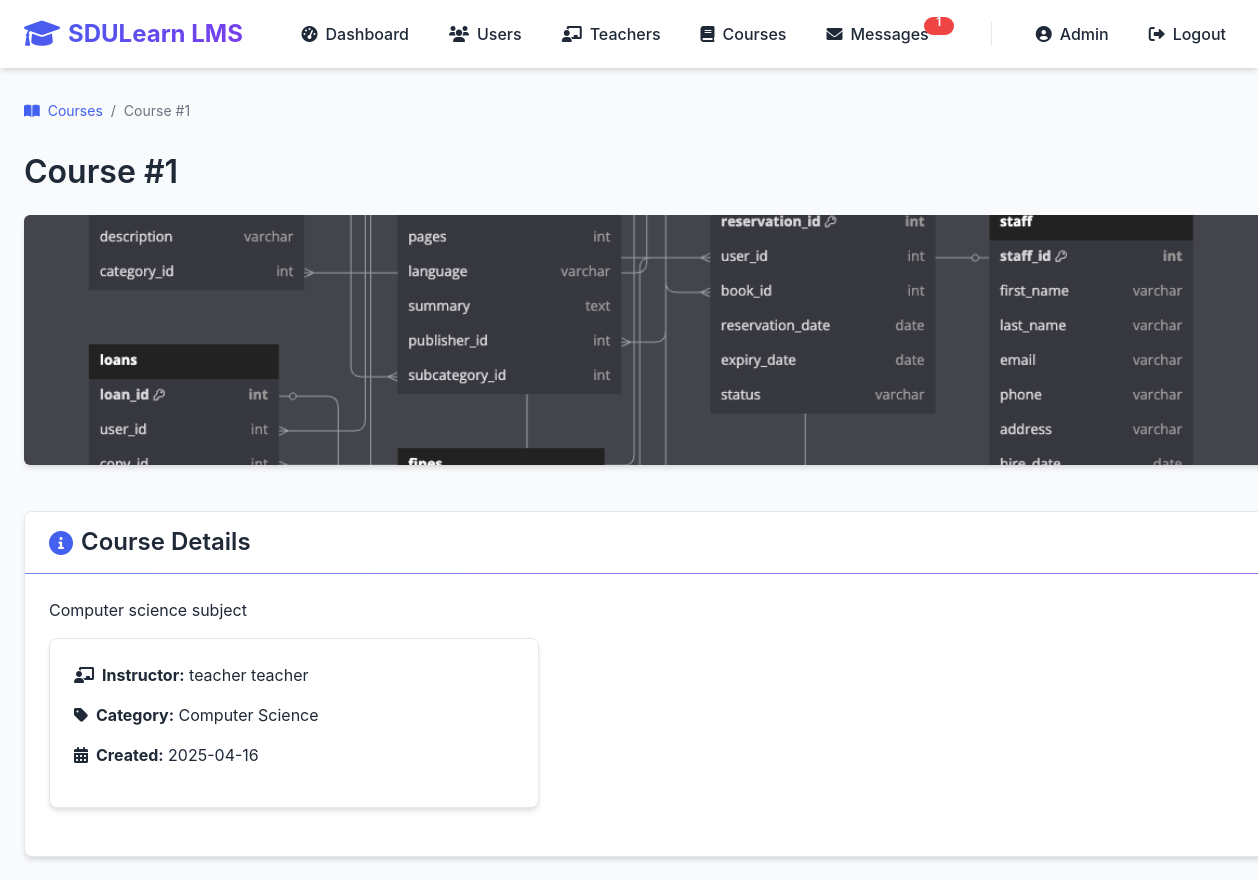
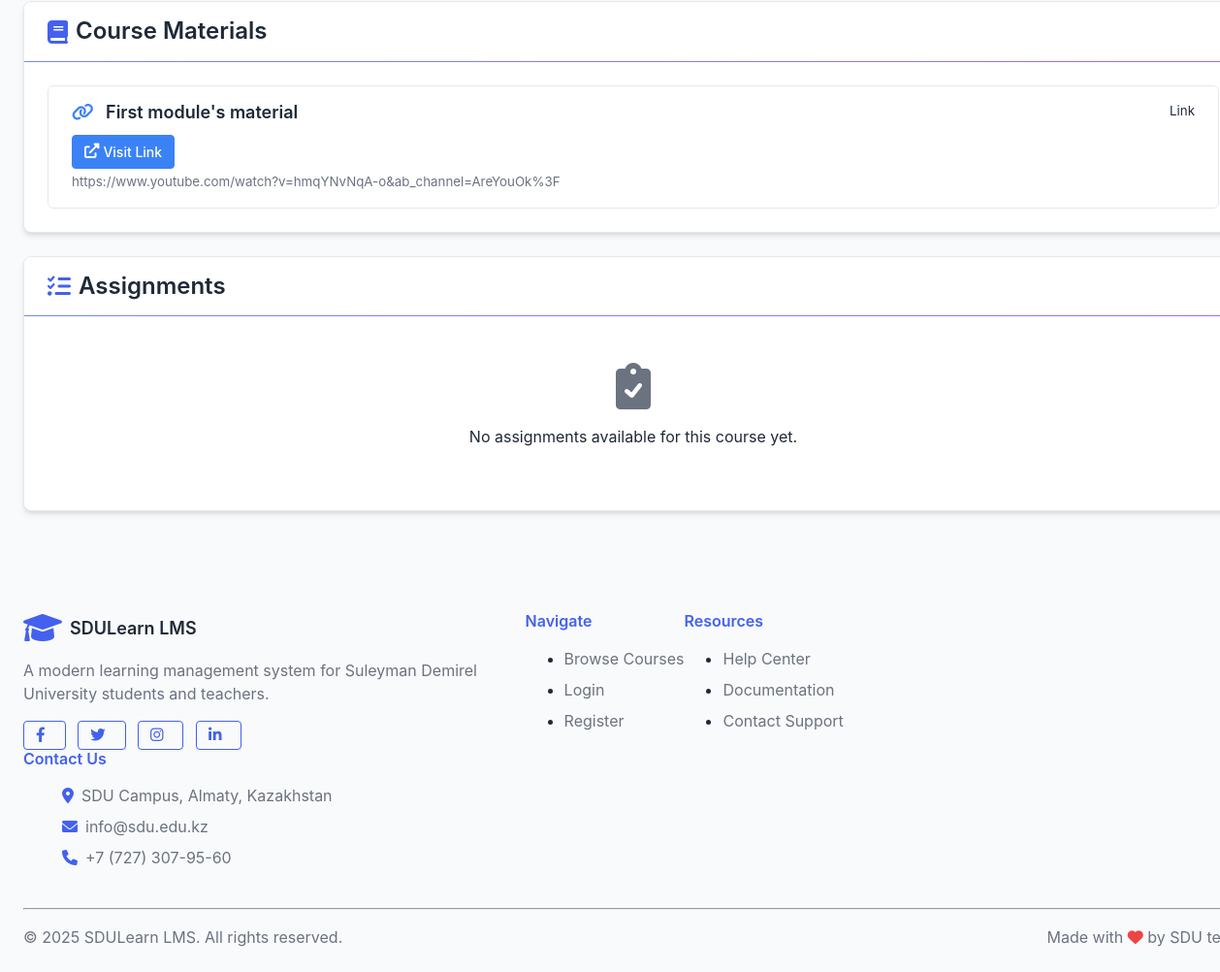
The app's page /courses/1 (signed in) with its own data (2 pictures, top to bottom).
### lms/models/user.py (models this page shows, shortened)
class User(db.Model, UserMixin):
    __tablename__ = 'users'
    id = db.Column(db.Integer, primary_key=True)
    first_name = db.Column(db.String(50), nullable=False)
    last_name = db.Column(db.String(50), nullable=False)
    email = db.Column(db.String(120), unique=True, nullable=False)
    password_hash = db.Column(db.String(256), nullable=False)
    role_id = db.Column(db.Integer, db.ForeignKey('roles.id'), nullable=False)
    about_me = db.Column(db.Text, nullable=True)
    is_active = db.Column(db.Boolean, default=True)
    created_at = db.Column(db.DateTime, default=datetime.utcnow)
    updated_at = db.Column(db.DateTime, default=datetime.utcnow, onupdate=datetime.utcnow)
    certificate_path = db.Column(db.String(255), nullable=True, default=None)
    certificate_verified = db.Column(db.Boolean, nullable=True, default=False)
    certificate_submitted_at = db.Column(db.DateTime, nullable=True, default=None)
    certificate_description = db.Column(db.Text, nullable=True)
    created_courses = db.relationship('Course', backref='teacher', lazy='dynamic')
    enrollments = db.relationship('Enrollment', back_populates='student', lazy='dynamic')
    submissions = db.relationship('Submission', back_populates='student', lazy='dynamic')
    @property
    def password(self):
        raise AttributeError('Password is not a readable attribute')
    def is_admin(self):
        return self.role.name == 'admin'
    def is_student(self):
        return self.role.name == 'student'
    def get_full_name(self):
        return f"{self.first_name} {self.last_name}"

### lms/models/course.py (models this page shows, shortened)
class Course(db.Model):
    __tablename__ = 'courses'
    id = db.Column(db.Integer, primary_key=True)
    title = db.Column(db.String(100), nullable=False)
    description = db.Column(db.Text)
    category_id = db.Column(db.Integer, db.ForeignKey('categories.id'))
    teacher_id = db.Column(db.Integer, db.ForeignKey('users.id'), nullable=False)
    image_path = db.Column(db.String(255))
    is_active = db.Column(db.Boolean, default=True)  # Course activation status
    is_approved = db.Column(db.Boolean, default=False)  # Admin approval status
    created_at = db.Column(db.DateTime, default=datetime.utcnow)
    enrollment_price = db.Column(db.Integer, default=0)  # Price in KZT for student enrollment
    subscription_plan_id = db.Column(db.Integer, db.ForeignKey('teacher_subscription_plans.id'))
    payment_receipt_path = db.Column(db.String(255))  # Path to the teacher's payment receipt
    payment_verified = db.Column(db.Boolean, default=False)  # Whether the teacher's payment has been verified
    materials = db.relationship('Material', backref='course', lazy='dynamic', cascade="all, delete-orphan")
    assignments = db.relationship('Assignment', backref='course', lazy='dynamic', cascade="all, delete-orphan")
    enrollments = db.relationship('Enrollment', back_populates='course', lazy='dynamic', cascade="all, delete-orphan")
    modules = db.relationship('Module', backref='course', lazy='dynamic', cascade="all, delete-orphan")
    subscription_plan = db.relationship('TeacherSubscriptionPlan', backref='courses')

class Category(db.Model):
    __tablename__ = 'categories'
    id = db.Column(db.Integer, primary_key=True)
    name = db.Column(db.String(50), unique=True, nullable=False)
    description = db.Column(db.String(200))
    courses = db.relationship('Course', backref='category', lazy='dynamic')

class Material(db.Model):
    __tablename__ = 'materials'
    id = db.Column(db.Integer, primary_key=True)
    title = db.Column(db.String(100), nullable=False)
    content_type = db.Column(db.String(20), nullable=False)  # text, file, link, youtube
    content = db.Column(db.Text, nullable=True)  # Changed to nullable=True for file uploads
    file_path = db.Column(db.String(255))
    course_id = db.Column(db.Integer, db.ForeignKey('courses.id'), nullable=False)
    module_id = db.Column(db.Integer, db.ForeignKey('modules.id'), nullable=True)
    order = db.Column(db.Integer, default=0)  # For ordering materials within a module
    created_at = db.Column(db.DateTime, default=datetime.utcnow)

### lms/routes/course.py (the view)
@course_bp.route('/<int:course_id>')
@login_required
def view_course(course_id):
    course = Course.query.get_or_404(course_id)
    if current_user.is_student():
        return redirect(url_for('student.view_course', course_id=course.id))
    materials = Material.query.filter_by(course_id=course.id).all()
    assignments = Assignment.query.filter_by(course_id=course.id).all()
    return render_template('courses/view.html',
                          course=course,
                          materials=materials,
                          assignments=assignments)

### lms/templates/courses/view.html (shortened to what this page needs)
{% extends 'base.html' %}
{% block content %}
<div class="breadcrumb">
    <div class="breadcrumb-item"><a href="{{ url_for('course.list_courses') }}"><i class="fas fa-book-open mr-1"></i> Courses</a></div>
    <div class="breadcrumb-item active">{{ course.title }}</div>
</div>
<h1 class="mb-4">{{ course.title }}</h1>
{% if course.image_path %}
<div class="text-center mb-4">
    <img src="{{ url_for('static', filename='uploads/' + course.image_path) }}" class="course-detail-image" alt="{{ course.title }}">
</div>
{% endif %}
<div class="card mb-4">
    <div class="card-header">
        <h3><i class="fas fa-info-circle mr-2"></i>Course Details</h3>
    </div>
    <div class="card-body">
        <div class="row">
            <div class="col-md-8">
                <p class="mb-3">{{ course.description }}</p>
            </div>
            <div class="col-md-4">
                <div class="card bg-light">
                    <div class="card-body">
                        <p><i class="fas fa-chalkboard-teacher mr-2"></i><strong>Instructor:</strong> {{ course.teacher.get_full_name() }}</p>
                        <p><i class="fas fa-tag mr-2"></i><strong>Category:</strong> {{ course.category.name if course.category else 'Uncategorized' }}</p>
                        <p><i class="fas fa-calendar-alt mr-2"></i><strong>Created:</strong> {{ course.created_at.strftime('%Y-%m-%d') }}</p>
                    </div>
                </div>
            </div>
        </div>
    </div>
</div>
<div class="card mb-4">
    <div class="card-header">
        <h3><i class="fas fa-book mr-2"></i>Course Materials</h3>
    </div>
    <div class="card-body">
        {% if materials %}
            <div class="list-group">
                {% for material in materials %}
                <div class="list-group-item list-group-item-action">
                    <div class="d-flex w-100 justify-content-between">
                        <h5 class="mb-1">
                            {% if material.content_type == 'text' %}
                                <i class="fas fa-file-alt mr-2 text-primary"></i>
                            {% elif material.content_type == 'link' %}
                                <i class="fas fa-link mr-2 text-info"></i>
                            {% elif material.content_type == 'file' %}
                                <i class="fas fa-file-download mr-2 text-success"></i>
                            {% endif %}
                            {{ material.title }}
                        </h5>
                        <small>{{ material.content_type|capitalize }}</small>
                    </div>
                    <div class="mt-2">
                        {% if material.content_type == 'text' %}
                            <p class="mb-1">{{ material.content }}</p>
                        {% elif material.content_type == 'link' %}
                            <a href="{{ material.content }}" class="btn btn-sm btn-info" target="_blank">
                                <i class="fas fa-external-link-alt mr-1"></i> Visit Link
                            </a>
                            <small class="d-block mt-1 text-muted">{{ material.content }}</small>
                        {% elif material.content_type == 'file' and material.file_path %}
                            <a href="{{ url_for('course.download_file', filename=material.file_path) }}" class="btn btn-sm btn-success" target="_blank">
                                <i class="fas fa-download mr-1"></i> Download File
                            </a>
                        {% endif %}
                    </div>
                </div>
                {% endfor %}
            </div>
        {% else %}
            <div class="text-center py-4">
                <i class="fas fa-book mb-3" style="font-size: 3rem; color: var(--text-light);"></i>
                <p>No materials available for this course yet.</p>
            </div>
        {% endif %}
    </div>
</div>
<div class="card">
    <div class="card-header">
        <h3><i class="fas fa-tasks mr-2"></i>Assignments</h3>
    </div>
    <div class="card-body">
        {% if assignments %}
            <div class="list-group">
                {% for assignment in assignments %}
                <div class="list-group-item">
                    <div class="d-flex w-100 justify-content-between">
                        <h5 class="mb-1"><i class="fas fa-clipboard-list mr-2 text-primary"></i>{{ assignment.title }}</h5>
                        {% if assignment.due_date %}
                        <small>Due: {{ assignment.due_date.strftime('%Y-%m-%d') }}</small>
                        {% endif %}
                    </div>
                    <p class="mb-1 mt-2">{{ assignment.description }}</p>
                    <div class="mt-3">
                        <a href="#" class="btn btn-sm btn-primary">
                            <i class="fas fa-eye mr-1"></i> View Details
                        </a>
                        <a href="#" class="btn btn-sm btn-success">
                            <i class="fas fa-upload mr-1"></i> Submit Assignment
                        </a>
                    </div>
                </div>
                {% endfor %}
            </div>
        {% else %}
            <div class="text-center py-4">
                <i class="fas fa-clipboard-check mb-3" style="font-size: 3rem; color: var(--text-light);"></i>
                <p>No assignments available for this course yet.</p>
            </div>
        {% endif %}
    </div>
</div>
{% endblock %}

### lms/templates/base.html (shortened to what this page needs)
<!DOCTYPE html>
<html lang="en">
<head>
    <link rel="stylesheet" href="{{ url_for('static', filename='css/styles.css') }}">
    <link rel="stylesheet" href="https://cdnjs.cloudflare.com/ajax/libs/font-awesome/6.0.0-beta3/css/all.min.css">
</head>
<body>
    <nav class="navbar">
        <div class="container navbar-container">
            <a href="/" class="navbar-logo">
                <i class="fas fa-graduation-cap"></i> SDULearn LMS
            </a>
            <div class="navbar-collapse" id="navbar-collapse">
                <ul class="navbar-links" id="navbar-links">
                    {% if current_user.is_authenticated %}
                        {% if current_user.is_admin() %}
                            <li><a href="{{ url_for('admin.dashboard') }}" {% if request.path.startswith('/admin/dashboard') %}class="active"{% endif %}><i class="fas fa-tachometer-alt"></i> Dashboard</a></li>
                            <li><a href="{{ url_for('admin.manage_users') }}" {% if request.path.startswith('/admin/users') %}class="active"{% endif %}><i class="fas fa-users"></i> Users</a></li>
                            <li><a href="{{ url_for('admin.manage_teachers') }}" {% if request.path.startswith('/admin/teachers') %}class="active"{% endif %}><i class="fas fa-chalkboard-teacher"></i> Teachers</a></li>
                            <li><a href="{{ url_for('admin.manage_courses') }}" {% if request.path.startswith('/admin/courses') %}class="active"{% endif %}><i class="fas fa-book"></i> Courses</a></li>
                            <li><a href="{{ url_for('messages.inbox') }}" {% if request.path.startswith('/messages') %}class="active"{% endif %}><i class="fas fa-envelope"></i> Messages
                                <span id="messages-unread-badge" class="badge badge-danger" style="display: none;"></span>
                            </a></li>
                        {% endif %}
                        <li><a href="{{ url_for('auth.profile') }}" {% if request.path.startswith('/auth/profile') %}class="active"{% endif %}><i class="fas fa-user-circle"></i> {{ current_user.first_name }}</a></li>
                        <li><a href="{{ url_for('auth.logout') }}"><i class="fas fa-sign-out-alt"></i> Logout</a></li>
                    {% endif %}
                </ul>
            </div>
        </div>
    </nav>
    <div class="container py-4">
        {% block content %}{% endblock %}
    </div>
    <footer class="bg-white py-4 mt-5 border-top">
        <div class="container">
            <div class="row">
                <div class="col-md-4">
                    <div class="d-flex align-items-center mb-3">
                        <i class="fas fa-graduation-cap text-primary mr-2" style="font-size: 2rem;"></i>
                        <h5 class="mb-0">SDULearn LMS</h5>
                    </div>
                    <p class="text-muted">A modern learning management system for Suleyman Demirel University students and teachers.</p>
                    <div class="mt-3">
                        <a href="https://www.facebook.com/sdu.edu.kz/" target="_blank" class="btn btn-sm btn-outline-primary mr-2"><i class="fab fa-facebook-f"></i></a>
                        <a href="https://twitter.com/SDUAlmaty" target="_blank" class="btn btn-sm btn-outline-primary mr-2"><i class="fab fa-twitter"></i></a>
                        <a href="https://www.instagram.com/sdu_university/" target="_blank" class="btn btn-sm btn-outline-primary mr-2"><i class="fab fa-instagram"></i></a>
                        <a href="https://www.linkedin.com/school/suleyman-demirel-university/" target="_blank" class="btn btn-sm btn-outline-primary"><i class="fab fa-linkedin-in"></i></a>
                    </div>
                </div>
                <div class="col-md-2">
                    <h6 class="mb-3 text-primary">Navigate</h6>
                    <ul class="list-unstyled">
                        <li class="mb-2"><a href="{{ url_for('student.browse_courses') }}" class="text-muted">Browse Courses</a></li>
                        <li class="mb-2"><a href="{{ url_for('auth.login') }}" class="text-muted">Login</a></li>
                        <li class="mb-2"><a href="{{ url_for('auth.register') }}" class="text-muted">Register</a></li>
                    </ul>
                </div>
                <div class="col-md-2">
                    <h6 class="mb-3 text-primary">Resources</h6>
                    <ul class="list-unstyled">
                        <li class="mb-2"><a href="https://sdu.edu.kz/help-center/" target="_blank" class="text-muted">Help Center</a></li>
                        <li class="mb-2"><a href="https://sdu.edu.kz/documentation/" target="_blank" class="text-muted">Documentation</a></li>
                        <li class="mb-2"><a href="mailto:info@sdu.edu.kz" class="text-muted">Contact Support</a></li>
                    </ul>
                </div>
                <div class="col-md-4">
                    <h6 class="mb-3 text-primary">Contact Us</h6>
                    <ul class="list-unstyled">
                        <li class="mb-2 d-flex align-items-center">
                            <i class="fas fa-map-marker-alt text-primary mr-2"></i>
                            <span class="text-muted">SDU Campus, Almaty, Kazakhstan</span>
                        </li>
                        <li class="mb-2 d-flex align-items-center">
                            <i class="fas fa-envelope text-primary mr-2"></i>
                            <span class="text-muted">info@sdu.edu.kz</span>
                        </li>
                        <li class="mb-2 d-flex align-items-center">
                            <i class="fas fa-phone text-primary mr-2"></i>
                            <span class="text-muted">+7 (727) 307-95-60</span>
                        </li>
                    </ul>
                </div>
            </div>
            <hr class="mt-4 mb-3">
            <div class="d-flex justify-content-between align-items-center">
                <p class="mb-0 text-muted">© 2025 SDULearn LMS. All rights reserved.</p>
                <p class="mb-0 text-muted">Made with <i class="fas fa-heart text-danger"></i> by SDU team</p>
            </div>
        </div>
    </footer>
</body>
</html>

### records on screen
User: first_name "Admin"
Course: title "Course #1", image_path (picture), description "Computer science subject", created_at "2025-04-16"
User: teacher.get_full_name "teacher teacher"
Category: category "Computer Science"
Material: title "First module's material", content_type "Link", content "https://www.youtube.com/watch?v=hmqYNvNqA-o&ab_channel=AreYouOk%3F"
